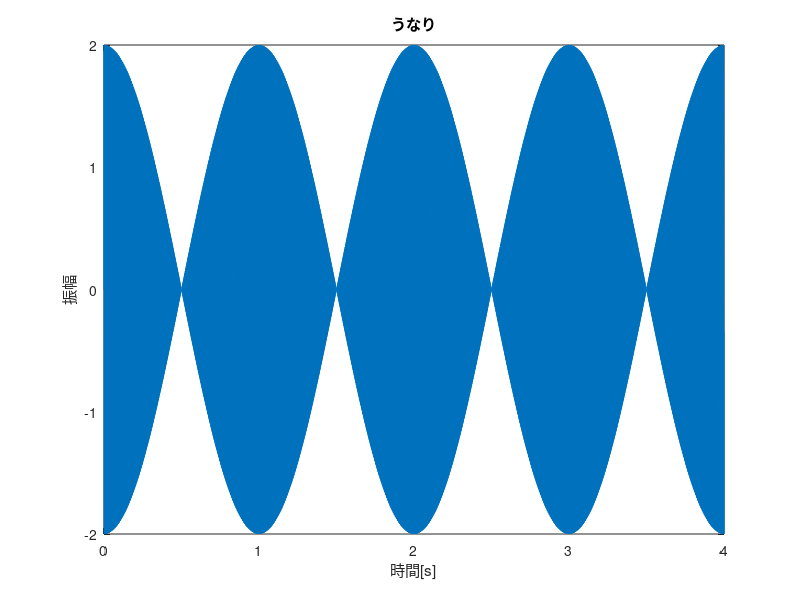

This chart was generated by the following MATLAB code:
clear;

Fs=16000;           % sampling rate = 16KHz
f1=440;
f2=441;             

t=([0:Fs*4-1]/Fs);  % 4sec for time

y1=sin(2*pi*f1*t);  % sin wave at 440Hz
y2=sin(2*pi*f2*t);  % sin wave at 441Hz
y3=y1+y2;           % y3 = y1+y2

% plots from here
plot(t,y3);         % 440Hz + 441Hz sin wave
axis([0 4 -2 2]);   
xlabel('時間[s]');
ylabel('振幅');
title('うなり');

soundsc(y3,Fs);